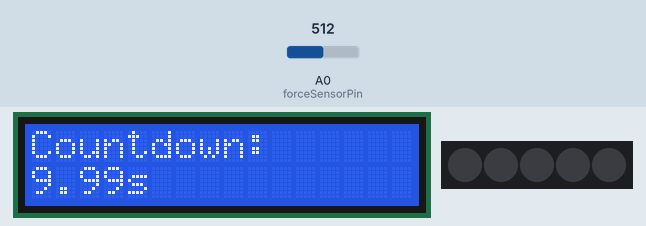
Recording of a sketch running on a simulated Arduino Uno, built with avr-gcc and run on an emulated ATmega328P. Parts: 16×2 character LCD, 5 RGB LEDs in strip order, left to right. The test bench sets the inputs (shaded band); at power-on: A0 (forceSensorPin) = 512. Dim RGB values are drawn brighter than linear.

Above: at 0.21 s.
At 2.62 s:
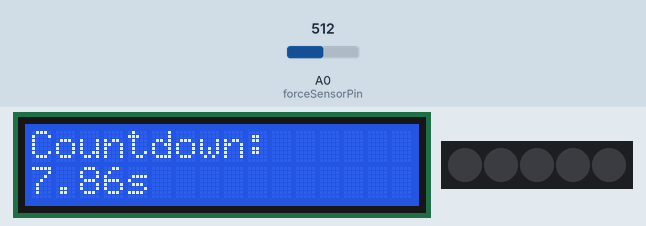
At 5.03 s:
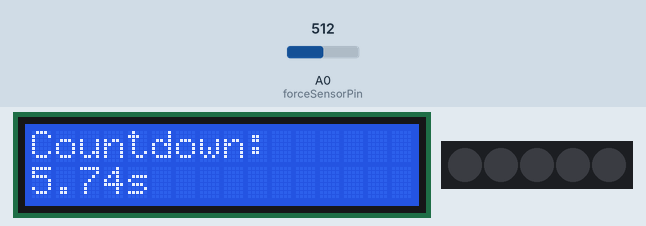
At 9.85 s:
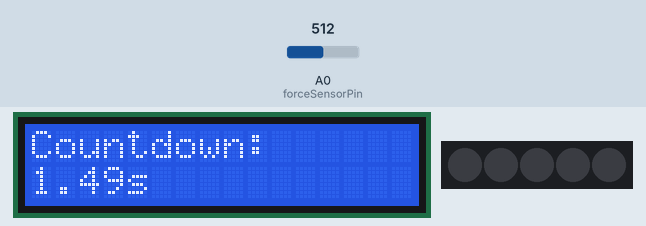
At 19.69 s:
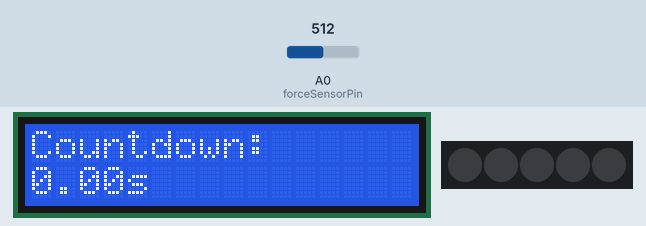
At 39.78 s:
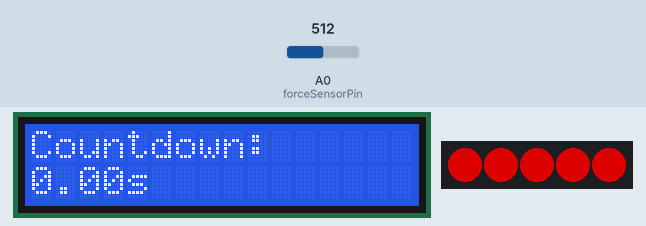
Timing chart, 0 to 40.0 s (numbered marks = the images above):
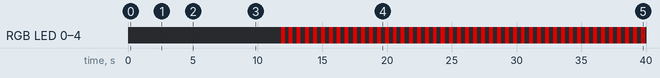

Measured:
- by itself, RGB LED 0–4: off → RGB(150, 0, 0) at 11.8 s, → off 0.30 s later, → RGB(150, 0, 0) 0.30 s later, → off 0.30 s later, … (92 changes in this stretch)

The sketch:

squid_game.ino
```cpp
// include libraries
#include <LiquidCrystal.h>
#include <Adafruit_NeoPixel.h>

// declare user variables
#define THRESHOLD   500
#define LED_COUNT   5
#define BRIGHTNESS  150 // NeoPixel brightness, 0 (min) to 255 (max)

// declare pins
const int forceSensorPin = A0;
const int ledPin = 8;

// create objects
LiquidCrystal lcd(2, 3, 4, 5, 6, 7);
Adafruit_NeoPixel strip(LED_COUNT, ledPin, NEO_GRB + NEO_KHZ800);
// Argument 1 = Number of pixels in NeoPixel strip
// Argument 2 = Arduino pin number (most are valid)
// Argument 3 = Pixel type flags, add together as needed:
//   NEO_KHZ800  800 KHz bitstream (most NeoPixel products w/WS2812 LEDs)
//   NEO_KHZ400  400 KHz (classic 'v1' (not v2) FLORA pixels, WS2811 drivers)
//   NEO_GRB     Pixels are wired for GRB bitstream (most NeoPixel products)
//   NEO_RGB     Pixels are wired for RGB bitstream (v1 FLORA pixels, not v2)
//   NEO_RGBW    Pixels are wired for RGBW bitstream (NeoPixel RGBW products)

// declare variables
bool trigger, blinkState;
int countdown;
long lastUpdateTime, lastCountdownTime, lastBlinkTime;

void setup() {
  // initialize LCD
  lcd.begin(16, 2);

  // initialize NeoPixel
  strip.begin();  // INITIALIZE NeoPixel strip object (REQUIRED)
  strip.show();   // Turn OFF all pixels ASAP
  strip.setBrightness(BRIGHTNESS);

  // initialize variables
  countdown = 10000;
}

void loop() {
  // reduce count by 10ms every 10ms
  if (millis() - lastCountdownTime > 10) {
    if (countdown > 0) countdown -= 10;
    lastCountdownTime = millis();
  }

  // update the LCD every 25ms
  // if you refresh too fast our eyes cannot see the text displayed
  if (millis() - lastUpdateTime > 25) {
    updateLCD();
    lastUpdateTime = millis();
  }

  // check if timer is still running and sensor is triggered
  if (countdown == 0 && checkSensor()) {
    trigger = true;
  }

  if (trigger) {
    // toggle the blink state every 100ms
    if (millis() - lastBlinkTime > 100) {
      blinkState = !blinkState;
      lastBlinkTime = millis();
    }

    if (blinkState) {
      // show red colour
      strip.fill(strip.Color(255, 0, 0, strip.gamma8(255)));
    } else {
      // show blank
      strip.fill(strip.Color(0, 0, 0, strip.gamma8(255)));
    }
    strip.show();
  }
}

void updateLCD() {
  lcd.clear();
  lcd.print("Countdown:");
  lcd.setCursor(0, 1);
  lcd.print(countdown / 1000.0);
  lcd.print("s");
}

// get an average reading from sensor for stability
bool checkSensor() {
  float average = 0;
  for (int i = 0; i < 25; i++) {
    average += analogRead(forceSensorPin);
  }
  average = average / 25.0;

  if (average > THRESHOLD) return true;
  return false;
}
```
